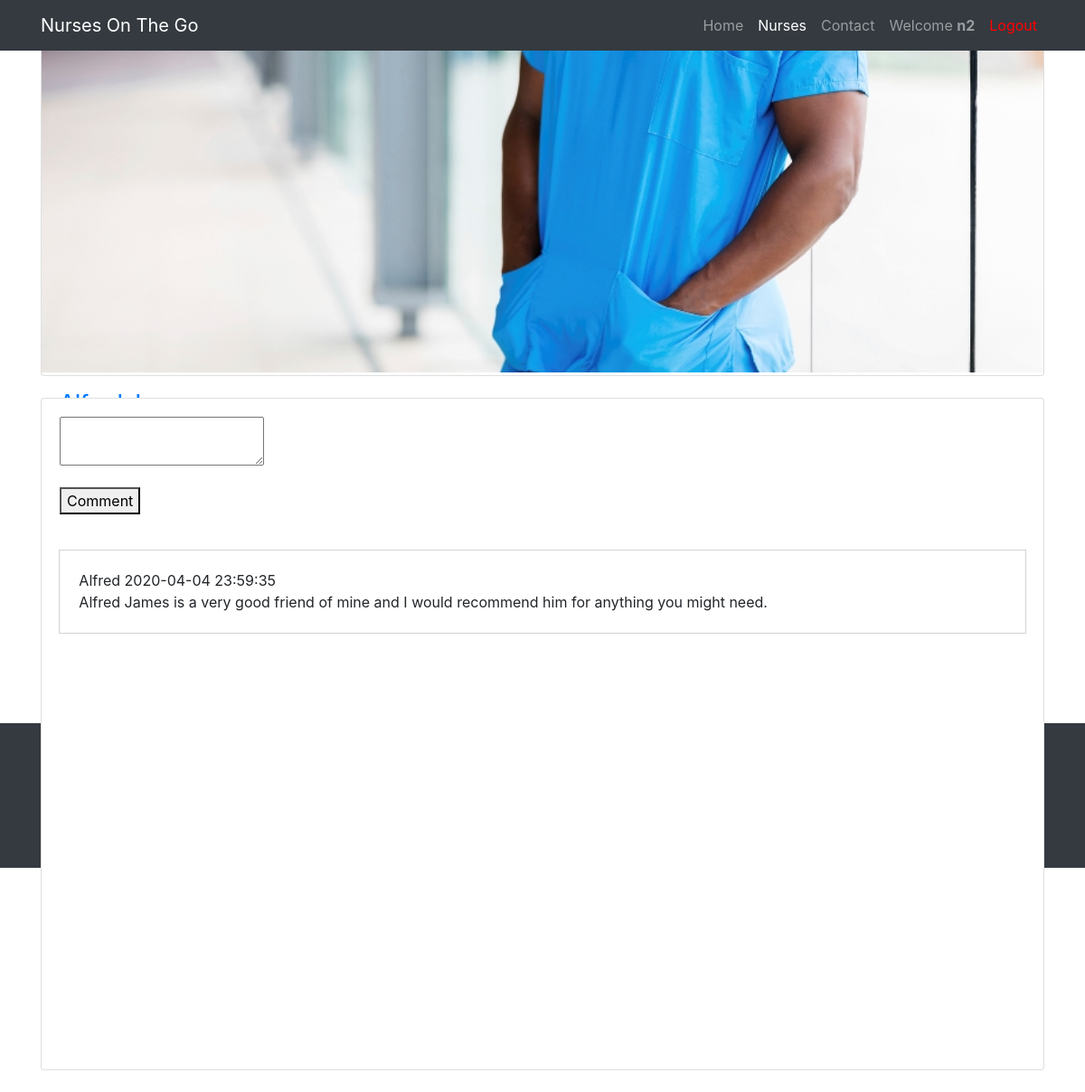
Page /Nurse3.php (signed in) on the committed database.
### tables this page shows
CREATE TABLE IF NOT EXISTS `comments` (
  `cid` int(11) NOT NULL AUTO_INCREMENT,
  `uid` varchar(128) NOT NULL,
  `DATE` datetime NOT NULL,
  `message` text NOT NULL,
  `pageID` varchar(100) NOT NULL,
  PRIMARY KEY (`cid`)
);

### server.php (the view, shortened to what this page needs)
<?php
$db = mysqli_connect('localhost', 'username', 'password', 'dbname');
function listComments($postID) {
    global $db;
    $sql = "SELECT * FROM comments WHERE pageID = '$postID'";
    $results = mysqli_query($db, $sql);
    while ($row = mysqli_fetch_array($results)){
        echo "<div style='outline: 1px solid lightgray;'><p style='padding: 2%;'>";
        echo $row['uid'];
        echo $row['DATE'];
        echo " <br>";
        echo $row['message'];
        echo "</p></div>";
    }
}
?>

### css/shop-homepage.css (style rules this page uses)
body { padding-top: 56px; }

### rows in the picture
comments: uid "Alfred", DATE "2020-04-04 23:59:35", message "Alfred James is a very good friend of mine and I would recommend him for anything you might need."

### other values in the picture
$_SESSION['username'] "n2"
